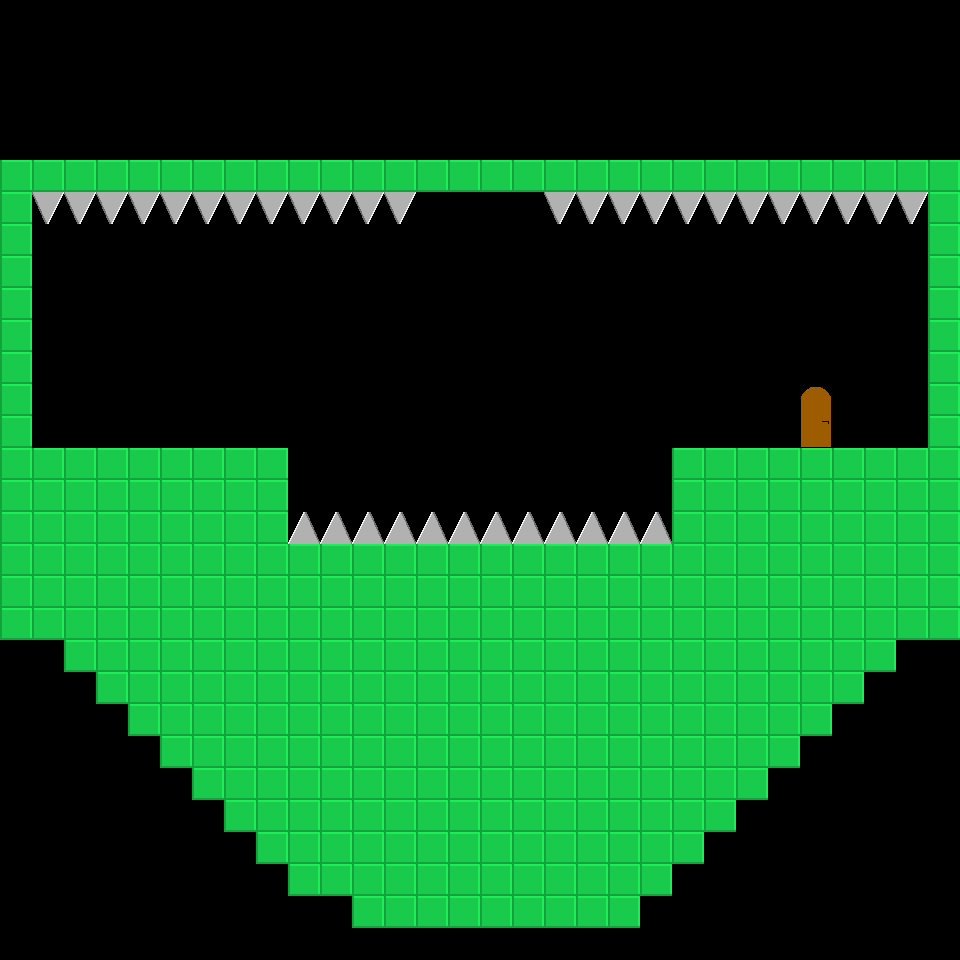

Tiled map render using the project's own tile images. Description and the map definition, with tile-layer contents summarised, below:
An orthogonal 30x30 tile map with 32x32 px tiles, 1 tile layer (Tile Layer 1), 3 tilesets.

<map version="1.0" orientation="orthogonal" renderorder="left-down" width="30" height="30" tilewidth="32" tileheight="32" nextobjectid="1">
 <properties>
  <property name="playerstart" value="5,10" />
  <property name="scrollable" value="0" />
  <property name="starttext" value="Big jump!" />
  <property name="togglegravity" value="1" />
 </properties>
 <tileset firstgid="1" name="map" tilewidth="32" tileheight="32">
  <image source="../../assets/img/steelblock.png" width="32" height="32" />
  <tile id="0">
   <properties>
    <property name="playerstart" value="4,22" />
   </properties>
  </tile>
 </tileset>
 <tileset firstgid="2" name="spikes" tilewidth="32" tileheight="32">
  <image source="../../assets/img/spikes.png" width="128" height="32" />
  <tile id="0">
   <properties>
    <property name="playerstart" value="3,11" />
    <property name="scrollable" value="0" />
    <property name="starttext" value="Big Jump" />
    <property name="togglegravity" value="1" />
   </properties>
  </tile>
 </tileset>
 <tileset firstgid="6" name="Door" tilewidth="32" tileheight="32">
  <image source="../../assets/img/door.png" width="64" height="32" />
 </tileset>
 <layer name="Tile Layer 1" width="30" height="30">
  <data>[900 cells, 389 non-empty, 5 distinct tile ids]</data>
 </layer>
</map>
